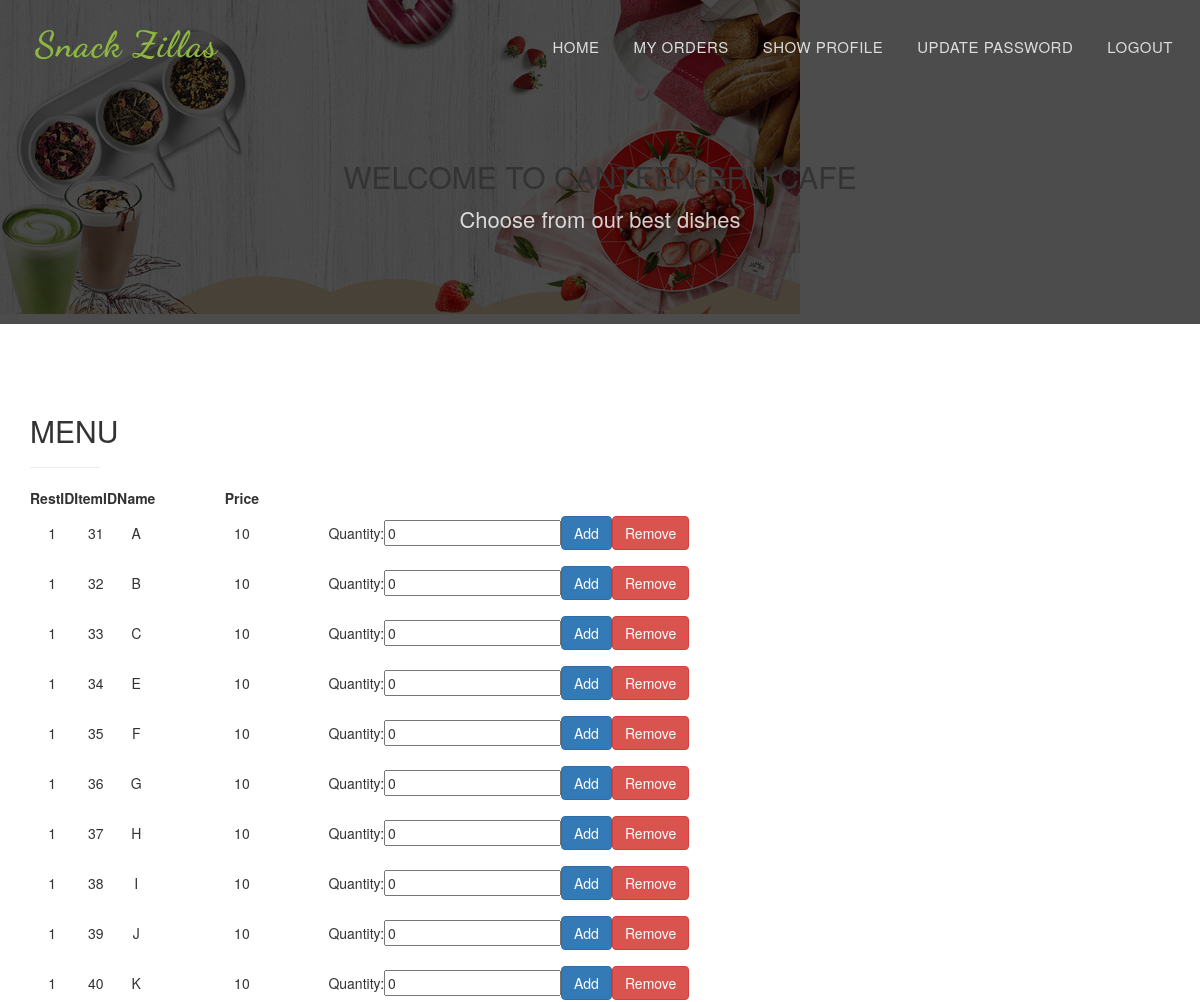
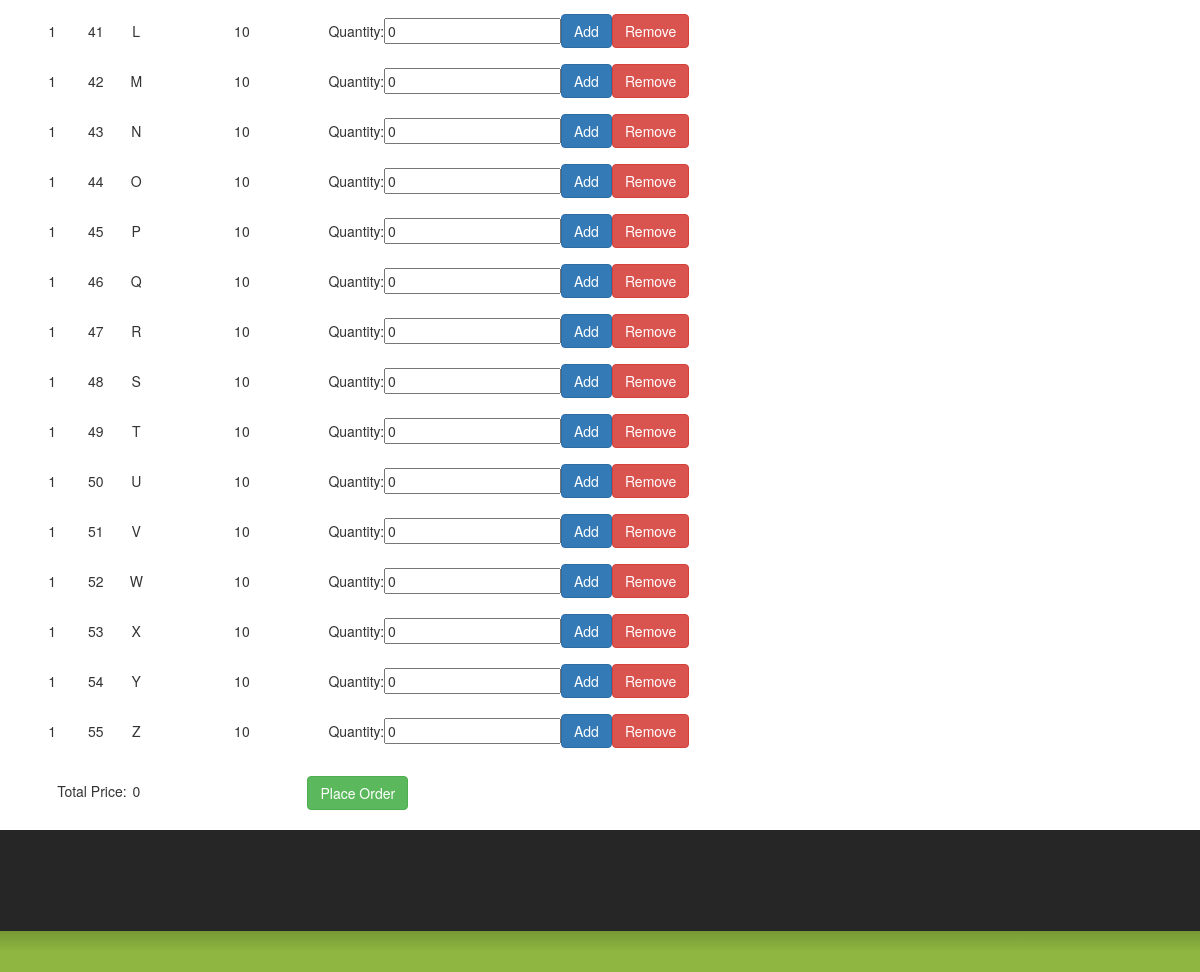
/restmenu?restid=1 (signed in), run on the app's committed database (2 pictures, top to bottom).
### app/models.py (models this page shows)
class Restadmin(db.Model):
    rid = db.Column(db.Integer, primary_key=True, autoincrement=True)
    rname = db.Column(db.String(250), nullable=False)
    rmail = db.Column(db.String(250), unique=True, nullable=False)
    rmobile = db.Column(db.Integer,unique=True, nullable=False)
    raddress = db.Column(db.String(250), nullable=False)
    rpassword = db.Column(db.String(250), nullable=False)

class Items(db.Model):
    iid = db.Column(db.Integer, primary_key=True, autoincrement=True)
    iname = db.Column(db.String(250), nullable=False)
    iprice = db.Column(db.Integer, nullable=False)
    rid = db.Column(db.Integer, db.ForeignKey('restadmin.rid'), nullable=False)

### app/views.py (the view)
@app.route('/restmenu', methods = ['GET','POST'])
def restmenu():
	if not session.get('cmail'):
		return redirect(request.url_root)
	if request.method == "GET":
		restid = request.args.get("restid")
	elif request.method == "POST":
		restid = request.form['restid']
	items = Items.query.filter(Items.rid == restid).all()
	restad = Restadmin.query.filter(Restadmin.rid == restid).first()
	return render_template('restmenu.html',restad=restad, restadmin=items,items=items)

### app/templates/restmenu.html (shortened to what this page needs)
<!DOCTYPE html>
<html lang="en">
<head>
<link href="{{ url_for('static',filename = 'style.css') }}" rel="stylesheet" type="text/css">
<link href="{{ url_for('static',filename = 'bootstrap.css') }}" rel="stylesheet" type="text/css">
<link href="{{ url_for('static',filename = 'bootstrap.min.css') }}" rel="stylesheet" type="text/css">
<link href="{{ url_for('static',filename = 'default.css') }}" rel="stylesheet" type="text/css">
<link href="{{ url_for('static',filename = 'nivo-lightbox.css') }}" rel="stylesheet" type="text/css">
<link rel="stylesheet" type="text/css"  href="css/bootstrap.css">
<link rel="stylesheet" type="text/css" href="fonts/font-awesome/css/font-awesome.css">
<link rel="stylesheet" href="https://maxcdn.bootstrapcdn.com/bootstrap/3.3.7/css/bootstrap.min.css">
</head>
<body id="page-top" data-spy="scroll" data-target=".navbar-fixed-top">
<nav id="menu" class="navbar navbar-default navbar-fixed-top">
  <div class="container">
    <div class="navbar-header">
      <a class="navbar-brand page-scroll" href="#page-top">Snack Zillas</a> </div>
     <div class="collapse navbar-collapse" id="bs-example-navbar-collapse-1">
      <ul class="nav navbar-nav navbar-right">
        <li><a href="/userhome1" class="page-scroll">Home</a></li>
        <li><a href="/userorders" class="page-scroll">My orders</a></li>
        <li><a href="/showuserprofile" class="page-scroll">Show Profile</a></li>
        <li><a href="/updateuserprofile" class="page-scroll">Update Password</a></li>
        <li><a href="/logout" class="page-scroll">Logout</a></li>
      </ul>
    </div>
  </div>
</nav>
<div id="canteen-menu" style="background-image:url({{url_for('static',filename='user1.jpg')}}); background-repeat:no-repeat;">
  <div class="section-title text-center center">
    <div class="overlay">
      <br><br><br>
      <h2>Welcome to Canteen-{{restad.rname}}</h2>
      <p>Choose from our best dishes</p>
    </div>
  </div>
  <div class="container">
    <div class="row">
      <div class="col-xs-12 col-sm-6">
        <div class="menu-section">
          <h2 class="menu-section-title">MENU</h2>
            <hr>
            <div class="menu-item">
                <table style=" text-align: center; ">
                   <col width="150">
                   <col width="150">
                   <col width="150">
                   <col width="150">
                   <tr>
                    <td> <b> RestID </b> </br> </td>
                    <td>  <b> ItemID </b> </br></td>
                    <td> <b> Name  </b> </br> </td>
                    <td> <b> Price </b> </br> </td>
                  {% for i in restadmin %}
                   <tr>
                      <td>{{ i.rid }}</td>
                      <td>{{ i.iid }}</td>
                      <td>{{ i.iname }}</td>
                      <td><input type="text" id="{{ i.iid }}a" name="a" src="" rows="1" cols="3" value="{{ i.iprice }}" readonly style="border: none;background-color: transparent; outline: none; text-align: center; " > </td>
                      <td>Quantity:</td>
                      <td><input type="text" id="{{ i.iid }}b" name="b" value=0 readonly></td>
                      <td> <button class="btn btn-primary navbar-btn" id="{{ i.iid }}" name="{{ i.iname }}" onClick="additem();">Add</button> </td>
                      <td> <button class="btn btn-danger navbar-btn" id="{{ i.iid }}" name="{{ i.iname }}" onClick="removeitem();">Remove</button></td>
                   </tr>
                  {% endfor %}
                </table>
                <div>
                  <form action="/payment" method="POST">
                    &nbsp;&nbsp;&nbsp;&nbsp;&nbsp;&nbsp; Total Price:
                    <input type="text" id="total" name="total" src="" rows="1" cols="" value="0" readonly style="border: none;background-color: transparent; outline: none; " />
                   <button type="submit" class="btn btn-success" >Place Order</button>
                 </form>
                </div>
          </div>
        </div>
      </div>
        </div>
      </div>
    </div>
<div id="footer">
  <div class="container text-center">
    <div class="col-md-4">
    </div>
    <div class="col-md-4">
    </div>
    <div class="col-md-4">
    </div>
  </div>
  <div class="container-fluid text-center copyrights">
    <div class="col-md-8 col-md-offset-2">
    </div>
  </div>
</div>
</body>
</html>

### app/static/style.css (style rules this page uses)
body, html { font-family: 'Raleway', sans-serif; text-rendering: optimizeLegibility !important; -webkit-font-smoothing: antialiased !important; color: #777; font-weight: 300; width: 100% !important; height: 100% !important; }
h2 { margin: 0 0 20px 0; font-weight: 500; font-size: 34px; color: #333; text-transform: uppercase; }
p { font-size: 16px; }
a { color: #8eb640; }
ul, ol { list-style: none; }
ul, ol { padding: 0; webkit-padding: 0; moz-padding: 0; }
hr { height: 2px; width: 70px; text-align: center; position: relative; background: #8eb640; margin: 0; margin-bottom: 40px; border: 0; }
#menu { padding: 20px; transition: all 0.8s; }
#menu.navbar-default { background-color: rgba(248, 248, 248, 0); border-color: rgba(231, 231, 231, 0); }
#menu a.navbar-brand { font-family: 'Dancing Script', cursive; font-size: 36px; color: #8eb640; font-weight: 700; letter-spacing: 1px; }
#menu.navbar-default .navbar-nav > li > a { text-transform: uppercase; color: #ddd; font-weight: 500; font-size: 15px; padding: 5px 0; border: 2px solid transparent; letter-spacing: 0.5px; margin: 10px 15px 0 15px; }
.section-title { margin-bottom: 70px; }
.section-title .overlay { padding: 80px 0; background: rgba(0, 0, 0, 0.7); }
.section-title p { font-size: 22px; color: rgba(255,255,255,0.8); }
#footer { background: #262626; padding: 50px 0 0 0; }
#footer .copyrights { padding: 20px 0; margin-top: 50px; background: rgb(119,153,54); background: -moz-linear-gradient(top, rgba(119,153,54,1) 0%, rgba(142,182,64,1) 50%); background: -webkit-linear-gradient(top, rgba(119,153,54,1) 0%, rgba(142,182,64,1) 50%); background: linear-gradient(to bottom, rgba(119,153,54,1) 0%, rgba(142,182,64,1) 50%); filter: progid:DXImageTransform.Microsoft.gradient( startColorstr='#779936', endColorstr='#8eb640', GradientType=0 ); }

### data on the page
Restadmin: rname "BRU CAFE"
Items: rid "1", iid "31", iname "A", a "10"
Items: rid "1", iid "32", iname "B", a "10"
Items: rid "1", iid "33", iname "C", a "10"
Items: rid "1", iid "34", iname "E", a "10"
Items: rid "1", iid "35", iname "F", a "10"
Items: rid "1", iid "36", iname "G", a "10"
Items: rid "1", iid "37", iname "H", a "10"
Items: rid "1", iid "38", iname "I", a "10"
Items: rid "1", iid "39", iname "J", a "10"
Items: rid "1", iid "40", iname "K", a "10"
Items: rid "1", iid "41", iname "L", a "10"
Items: rid "1", iid "42", iname "M", a "10"
Items: rid "1", iid "43", iname "N", a "10"
Items: rid "1", iid "44", iname "O", a "10"
Items: rid "1", iid "45", iname "P", a "10"
Items: rid "1", iid "46", iname "Q", a "10"
Items: rid "1", iid "47", iname "R", a "10"
Items: rid "1", iid "48", iname "S", a "10"
Items: rid "1", iid "49", iname "T", a "10"
Items: rid "1", iid "50", iname "U", a "10"
Items: rid "1", iid "51", iname "V", a "10"
Items: rid "1", iid "52", iname "W", a "10"
Items: rid "1", iid "53", iname "X", a "10"
Items: rid "1", iid "54", iname "Y", a "10"
Items: rid "1", iid "55", iname "Z", a "10"
